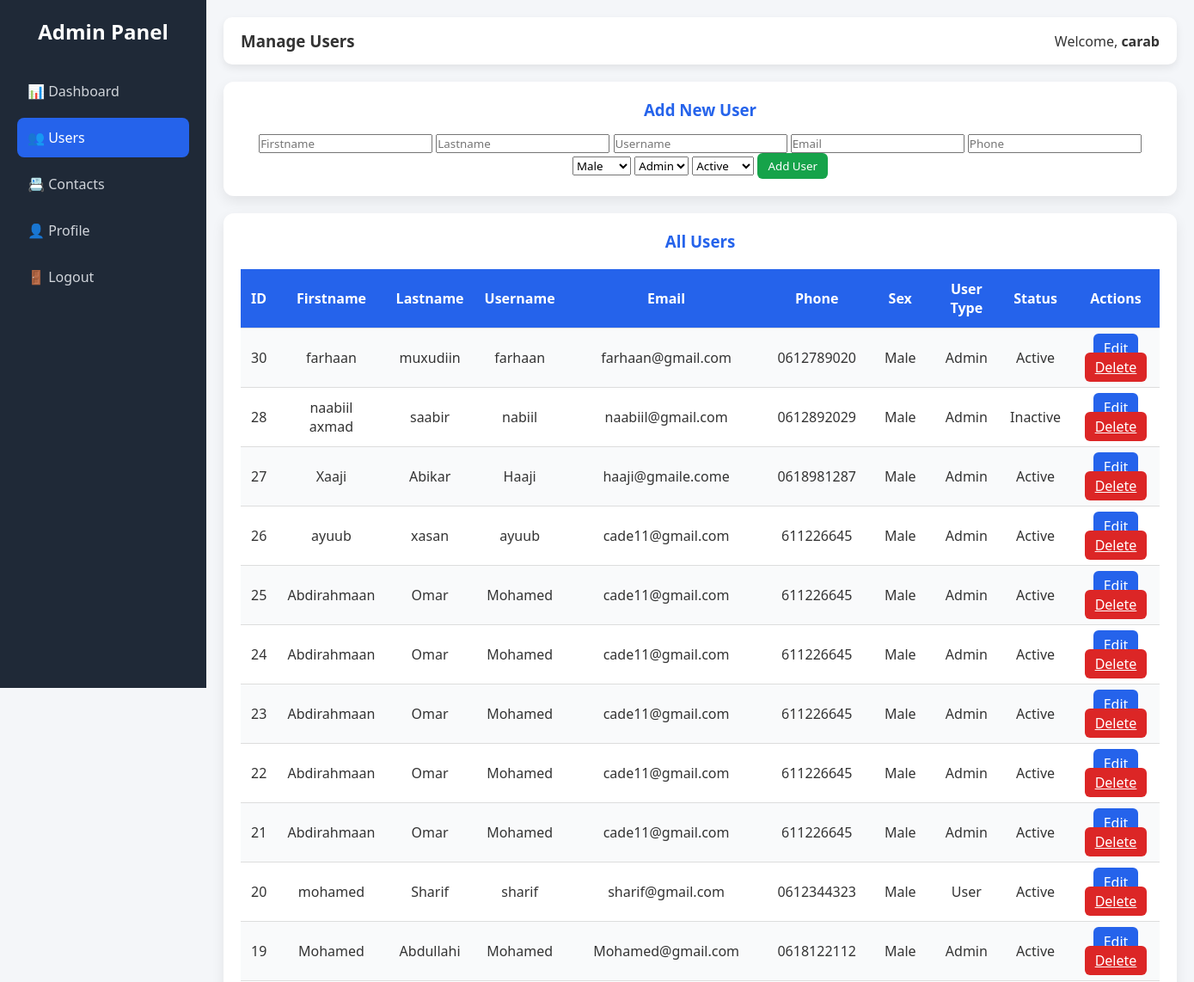
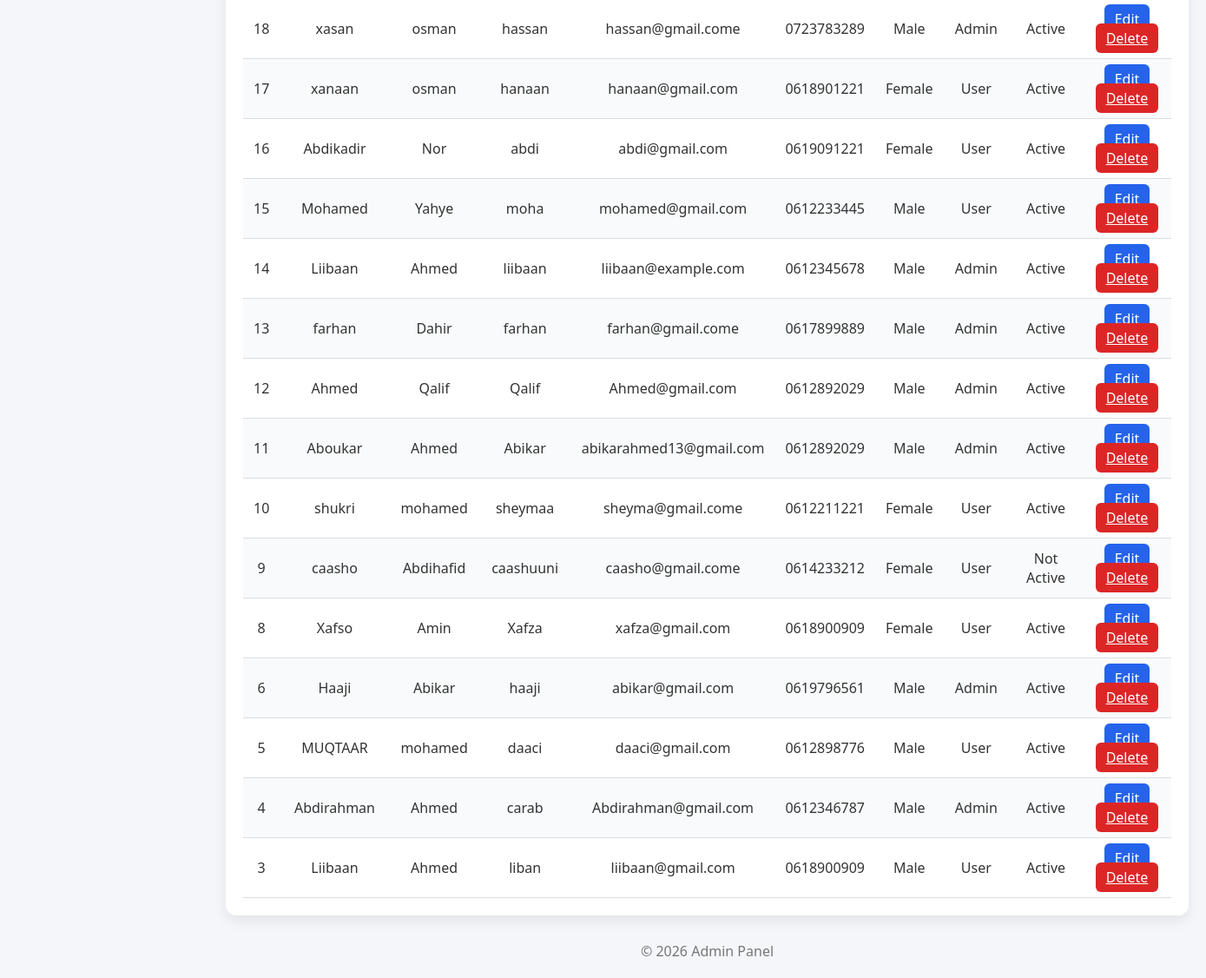
/users.php (signed in), run on the app's committed database (2 pictures, top to bottom).
### tables this page shows
CREATE TABLE `users` (
  `id` int(11) NOT NULL,
  `firstname` varchar(100) DEFAULT NULL,
  `lastname` varchar(100) DEFAULT NULL,
  `sex` varchar(30) DEFAULT NULL,
  `username` varchar(50) DEFAULT NULL,
  `password` varchar(255) DEFAULT NULL,
  `phone` varchar(40) DEFAULT NULL,
  `email` varchar(100) DEFAULT NULL,
  `photo` varchar(100) DEFAULT NULL,
  `user_type` varchar(40) DEFAULT NULL,
  `status` varchar(40) DEFAULT NULL,
  `created_at` timestamp NOT NULL DEFAULT current_timestamp(),
  `reset_token` varchar(255) DEFAULT NULL,
  `reset_expires` datetime DEFAULT NULL
);

### users.php (the view, shortened to what this page needs)
<?php
include("connection.php");
$result = $conn->query("SELECT * FROM users ORDER BY id DESC");
?>
<!DOCTYPE html>
<html lang="en">
<head>
<link rel="stylesheet" href="style.css">
</head>
<body>
<div class="sidebar">
    <h2>Admin Panel</h2>
    <a href="dashboard.php">📊 Dashboard</a>
    <a href="users.php" class="active">👥 Users</a>
    <a href="contacts.php">📇 Contacts</a>
    <a href="profile.php">👤 Profile</a>
    <a href="logout.php">🚪 Logout</a>
</div>
<div class="main">
<div class="topbar">
    <h3>Manage Users</h3>
    <span>Welcome, <b><?= htmlspecialchars($_SESSION['username']); ?></b></span>
</div>
<div class="card">
<h3>Add New User</h3>
<form method="post">
    <input type="text" name="firstname" placeholder="Firstname" required>
    <input type="text" name="lastname" placeholder="Lastname" required>
    <input type="text" name="username" placeholder="Username" required>
    <input type="email" name="email" placeholder="Email" required>
    <input type="text" name="phone" placeholder="Phone">
    <select name="sex">
        <option value="Male">Male</option>
    </select>
    <select name="user_type">
        <option value="Admin">Admin</option>
    </select>
    <select name="status">
        <option value="Active">Active</option>
    </select>
    <button class="btn btn-add" type="submit" name="add_user">Add User</button>
</form>
</div>
<div class="card">
<h3>All Users</h3>
<table>
<tr>
<th>ID</th><th>Firstname</th><th>Lastname</th><th>Username</th><th>Email</th><th>Phone</th><th>Sex</th><th>User Type</th><th>Status</th><th>Actions</th>
</tr>
<?php while($row = $result->fetch_assoc()){ ?>
<tr>
<td><?= $row['id'] ?></td>
<td><?= htmlspecialchars($row['firstname']); ?></td>
<td><?= htmlspecialchars($row['lastname']); ?></td>
<td><?= htmlspecialchars($row['username']); ?></td>
<td><?= htmlspecialchars($row['email']); ?></td>
<td><?= htmlspecialchars($row['phone']); ?></td>
<td><?= htmlspecialchars($row['sex']); ?></td>
<td><?= htmlspecialchars($row['user_type']); ?></td>
<td><?= htmlspecialchars($row['status']); ?></td>
<td>
<a class="btn btn-edit" href="edit_user.php?id=<?= $row['id'] ?>">Edit</a>
<a class="btn btn-del" href="users.php?delete=<?= $row['id'] ?>" onclick="return confirm('Delete this user?')">Delete</a>
</td>
</tr>
<?php } ?>
</table>
</div>
<footer>© 2026 Admin Panel</footer>
</div>
</body>
</html>

### style.css (style rules this page uses)
* { margin:0;padding:0;box-sizing:border-box;font-family:'Segoe UI',sans-serif }
body { display:flex;background:#f4f6f9;color:#333 }
.sidebar { width:240px;background:#1f2937;min-height:100vh;padding:20px;position:fixed }
.sidebar h2 { color:#fff;text-align:center;margin-bottom:30px }
.sidebar a { display:block;color:#d1d5db;text-decoration:none;padding:12px;border-radius:8px;margin-bottom:8px;transition:.3s }
.sidebar a:hover,.sidebar a.active { background:#2563eb;color:#fff }
.main { margin-left:240px;flex:1;padding:20px }
.topbar { background:#fff;padding:15px 20px;border-radius:10px;display:flex;justify-content:space-between;align-items:center;box-shadow:0 4px 10px rgba(0,0,0,.08) }
.card { background:#fff;padding:20px;border-radius:12px;box-shadow:0 6px 15px rgba(0,0,0,.08);margin-top:20px;text-align:center }
.card h3 { margin-bottom:15px;color:#2563eb }
table { width:100%;border-collapse:collapse;margin-top:20px }
th,td { padding:12px;border-bottom:1px solid #ddd;text-align:center }
th { background:#2563eb;color:#fff }
tr:nth-child(even) { background:#f9fafb }
.btn { padding:6px 12px;border:none;border-radius:6px;cursor:pointer }
.btn-add { background:#16a34a;color:#fff }
.btn-edit { background:#2563eb;color:#fff }
.btn-del { background:#dc2626;color:#fff }
footer { margin-top:30px;text-align:center;color:#777 }

### data on the page
users: id "30", firstname "farhaan", lastname "muxudiin", username "farhaan", email "farhaan@gmail.com", phone "0612789020", sex "Male", user_type "Admin", status "Active"
users: id "28", firstname "naabiil axmad", lastname "saabir", username "nabiil", email "naabiil@gmail.com", phone "0612892029", sex "Male", user_type "Admin", status "Inactive"
users: id "27", firstname "Xaaji", lastname "Abikar", username "Haaji", email "haaji@gmaile.come", phone "0618981287", sex "Male", user_type "Admin", status "Active"
users: id "26", firstname "ayuub", lastname "xasan", username "ayuub", email "cade11@gmail.com", phone "611226645", sex "Male", user_type "Admin", status "Active"
users: id "25", firstname "Abdirahmaan", lastname "Omar", username "Mohamed", email "cade11@gmail.com", phone "611226645", sex "Male", user_type "Admin", status "Active"
users: id "24", firstname "Abdirahmaan", lastname "Omar", username "Mohamed", email "cade11@gmail.com", phone "611226645", sex "Male", user_type "Admin", status "Active"
users: id "23", firstname "Abdirahmaan", lastname "Omar", username "Mohamed", email "cade11@gmail.com", phone "611226645", sex "Male", user_type "Admin", status "Active"
users: id "22", firstname "Abdirahmaan", lastname "Omar", username "Mohamed", email "cade11@gmail.com", phone "611226645", sex "Male", user_type "Admin", status "Active"
users: id "21", firstname "Abdirahmaan", lastname "Omar", username "Mohamed", email "cade11@gmail.com", phone "611226645", sex "Male", user_type "Admin", status "Active"
users: id "20", firstname "mohamed", lastname "Sharif", username "sharif", email "sharif@gmail.com", phone "0612344323", sex "Male", user_type "User", status "Active"
users: id "19", firstname "Mohamed", lastname "Abdullahi", username "Mohamed", email "Mohamed@gmail.com", phone "0618122112", sex "Male", user_type "Admin", status "Active"
users: id "18", firstname "xasan", lastname "osman", username "hassan", email "hassan@gmail.come", phone "0723783289", sex "Male", user_type "Admin", status "Active"
users: id "17", firstname "xanaan", lastname "osman", username "hanaan", email "hanaan@gmail.com", phone "0618901221", sex "Female", user_type "User", status "Active"
users: id "16", firstname "Abdikadir", lastname "Nor", username "abdi", email "abdi@gmail.com", phone "0619091221", sex "Female", user_type "User", status "Active"
users: id "15", firstname "Mohamed", lastname "Yahye", username "moha", email "mohamed@gmail.com", phone "0612233445", sex "Male", user_type "User", status "Active"
users: id "14", firstname "Liibaan", lastname "Ahmed", username "liibaan", email "liibaan@example.com", phone "0612345678", sex "Male", user_type "Admin", status "Active"
users: id "13", firstname "farhan", lastname "Dahir", username "farhan", email "farhan@gmail.come", phone "0617899889", sex "Male", user_type "Admin", status "Active"
users: id "12", firstname "Ahmed", lastname "Qalif", username "Qalif", email "Ahmed@gmail.com", phone "0612892029", sex "Male", user_type "Admin", status "Active"
users: id "11", firstname "Aboukar", lastname "Ahmed", username "Abikar", email "abikarahmed13@gmail.com", phone "0612892029", sex "Male", user_type "Admin", status "Active"
users: id "10", firstname "shukri", lastname "mohamed", username "sheymaa", email "sheyma@gmail.come", phone "0612211221", sex "Female", user_type "User", status "Active"
users: id "9", firstname "caasho", lastname "Abdihafid", username "caashuuni", email "caasho@gmail.come", phone "0614233212", sex "Female", user_type "User", status "Not Active"
users: id "8", firstname "Xafso", lastname "Amin", username "Xafza", email "xafza@gmail.com", phone "0618900909", sex "Female", user_type "User", status "Active"
users: id "6", firstname "Haaji", lastname "Abikar", username "haaji", email "abikar@gmail.com", phone "0619796561", sex "Male", user_type "Admin", status "Active"
users: id "5", firstname "MUQTAAR", lastname "mohamed", username "daaci", email "daaci@gmail.com", phone "0612898776", sex "Male", user_type "User", status "Active"
users: id "4", firstname "Abdirahman", lastname "Ahmed", username "carab", email "Abdirahman@gmail.com", phone "0612346787", sex "Male", user_type "Admin", status "Active"
users: id "3", firstname "Liibaan", lastname "Ahmed", username "liban", email "liibaan@gmail.com", phone "0618900909", sex "Male", user_type "User", status "Active"

### other printed values
$_SESSION['username'] "carab"
